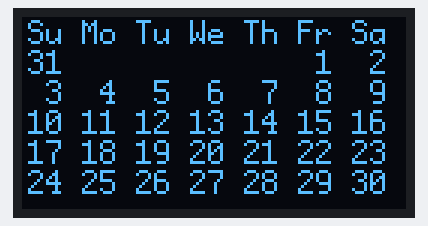
Recording of a sketch running on a simulated Arduino Uno, built with avr-gcc and run on an emulated ATmega328P. On the bench: 128×64 one-colour display. The local clock reads 2024-03-15 10:24:30 at power-on unless the sketch sets it.

Above: at 0.7 s.

The sketch:

Arduino_Monthly_Calendar.ino
```cpp
/********************************************************
Calendar
by Chris Rouse Aug 2015

Displays a calendar for the current month

Connections:

RTC and OLED Display in parallel
Vcc to Arduino 5 volts
Gnd to Arduino Gnd
SDA to Arduino pin A4 (UNO) or Mega pin 20
SCL to Arduino A5 (UNO) or Mega pin 21

***************************************************************/

 #include "U8glib.h"
 #include <SPI.h>
 #include <Wire.h>
 #include "RTClib.h"
 // setup u8g object
  U8GLIB_SSD1306_128X64 u8g(U8G_I2C_OPT_NONE);	// I2C
 //
 RTC_DS1307 RTC;
//
  int startDay = 0; // Sunday's value is 0, Saturday is 6
  String week1 ="";
  String week2 ="";
  String week3 ="";
  String week4 ="";
  String week5 ="";
  int newWeekStart = 0; // used to show start of next week of the month
  char monthString2[37]= {"JanFebMarAprMayJunJulAugSepOctNovDec"};
  int  monthIndex2[122] ={0,3,6,9,12,15,18,21,24,27,30,33};
  char monthName2[3]="";
  int monthLength = 0;
//


void setup() {
  Serial.begin(9600);
// Setup RTC
  Wire.begin();
  RTC.begin();
  if (! RTC.isrunning()) {
    Serial.println("RTC is NOT running!");
  }
  // following line sets the RTC to the date & time this sketch was compiled
  // un REM the line below to set clock, then re REM it
  // and upload this sketch again
  //RTC.adjust(DateTime(__DATE__, __TIME__));
  //
}

void loop() {

  u8g.firstPage();
  do {
    drawCalendar();
  } while( u8g.nextPage() );

}
//
 void drawCalendar(){
  // display a full month on a calendar
  u8g.setFont(u8g_font_profont12);
  u8g.drawStr(2,9, "Su Mo Tu We Th Fr Sa");
  // display this month
  DateTime now = RTC.now();
  //
  // get number of days in month
  if (now.month() == 1 || now.month() == 3 || now.month() == 5 || now.month() == 7 || now.month() == 8 || now.month() == 10 || now.month() == 12){
    monthLength = 31;
  }
  else {monthLength = 30;}
  if(now.month() == 2){monthLength = 28;}
  startDay = startDayOfWeek(now.year(),now.month(),1); // Sunday's value is 0
  // now build first week string
  switch (startDay){
    case 0:
      // Sunday
      week1 = " 1  2  3  4  5  6  7";
      break;
    case 1:
      // Monday
      week1 = "    1  2  3  4  5  6";
      break;
     case 2:
      // Tuesday
      week1 = "       1  2  3  4  5";
      break;
     case 3:
      // Wednesday
      week1 = "          1  2  3  4";
      break;
     case 4:
      // Thursday
      week1 = "             1  2  3";
      break;
     case 5:
      // Friday
      if(monthLength == 28 || monthLength == 30){week1 = "                1  2";}
      if(monthLength == 31){week1 = "31              1  2";}
      break;
     case 6:
      // Saturday
      if(monthLength == 28){week1 = "                   1";}
      if(monthLength == 30){week1 = "30                 1";}
      if(monthLength == 31){week1 = "30 31              1";}

      break;
  } // end first week
  newWeekStart = (7-startDay)+1;
  const char* newWeek1 = (const char*) week1.c_str();
  u8g.drawStr(2,19,newWeek1);
  // display week 2
  week2 ="";
  for (int f = newWeekStart; f < newWeekStart + 7; f++){
    if(f<10){
      week2 = week2 +  " " + String(f) + " ";
    }
    else{week2 = week2 + String(f) + " ";}
  }
  const char* newWeek2 = (const char*) week2.c_str();
  u8g.drawStr(2,29,newWeek2);
  // display week 3
  newWeekStart = (14-startDay)+1;
  week3 ="";
  for (int f = newWeekStart; f < newWeekStart + 7; f++){
    if(f<10){
      week3 = week3 +  " " + String(f) + " ";
    }
    else{week3 = week3 + String(f) + " ";}
  }
  const char* newWeek3 = (const char*) week3.c_str();
  u8g.drawStr(2,39,newWeek3);
  // display week 4
  newWeekStart = (21-startDay)+1;
  week4 ="";
  for (int f = newWeekStart; f < newWeekStart + 7; f++){
    if(f<10){
      week4 = week4 +  " " + String(f) + " ";
    }
    else{week4 = week4 + String(f) + " ";}
    }
   const char* newWeek4 = (const char*) week4.c_str();
   u8g.drawStr(2,49,newWeek4);
   // do we need a fifth week
   week5="";
   newWeekStart = (28-startDay)+1;
   // is is February?
   if(newWeekStart > 28 && now.month() == 2){
   // do nothing unless its a leap year
     if (now.year()==(now.year()/4)*4){ // its a leap year
       week5 = "29";
     }
   }
   else{ // print up to 30 anyway
     if(now.month() == 2){  // its February
       for (int f = newWeekStart; f < 29; f++){
         week5 = week5 + String(f) + " ";
       }
       // is it a leap year
       if (now.year()==(now.year()/4)*4){ // its a leap year
         week5 = week5 + "29";
       }
     }
     else{
       for (int f = newWeekStart; f < 31; f++){
         week5 = week5 + String(f) + " ";
       }
       // are there 31 days
       if (monthLength == 31 && week5.length() <7){
         week5 = week5 + "31";
       }
     }
   }
   const char* newWeek5 = (const char*) week5.c_str();
   u8g.drawStr(2,59,newWeek5);
   //
   // To print to Serial Monitor instead of OLED un-REM the following
   // if data is sent to Serial Monitor the OLED will not display data!!!
   /*
   Serial.println("Su Mo Tu We Th Fr Sa");
   Serial.println(week1);
   Serial.println(week2);
   Serial.println(week3);
   Serial.println(week4);
   Serial.println(week5);
   while(1);  // wait indefinitly
   */
 }
/********************************************************/

// calculate first day of month
int startDayOfWeek(int y, int m, int d){
  static int t[] = {0, 3, 2, 5, 0, 3, 5, 1, 4, 6, 2, 4};
  y -= m < 3;
  return (y +y/4 -y/100 + y/400 + t[m-1] + d)% 7;
}

/********************************************************/
```
